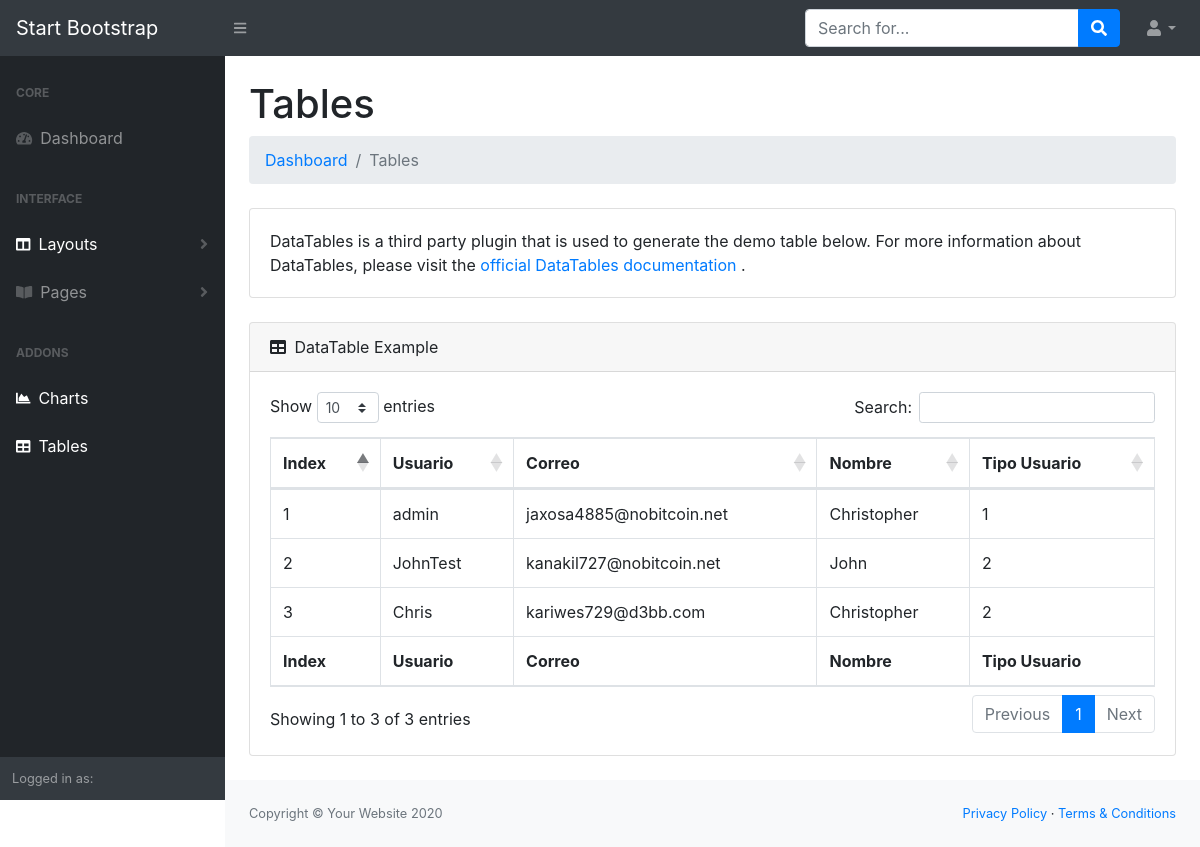
Page /tabla.php (signed in) on the committed database.
### tables this page shows
CREATE TABLE `usuarios` (
  `id` int(11) NOT NULL,
  `usuario` varchar(30) NOT NULL,
  `password` varchar(130) NOT NULL,
  `nombre` varchar(100) NOT NULL,
  `correo` varchar(80) NOT NULL,
  `last_session` datetime DEFAULT NULL,
  `activacion` int(11) NOT NULL DEFAULT 0,
  `token` varchar(40) NOT NULL,
  `token_password` varchar(100) DEFAULT NULL,
  `password_request` int(11) DEFAULT 0,
  `id_tipo` int(11) NOT NULL
);

### tabla.php (the view, shortened to what this page needs)
<?php
    require 'funcs/conexion.php';
    $id = $_SESSION['id_usuario'];
    $tipo_usuario = $_SESSION['tipo_usuario'];
    if($tipo_usuario == 1){
        $where = "";
    }else if($tipo_usuario == 2){
        $where = "WHERE id=$id";
    }
    $sql = "SELECT * FROM usuarios $where";
    $resultado = $mysqli->query($sql);
?>
<!DOCTYPE html>
<html lang="en">
    <head>
        <link href="css/styles.css" rel="stylesheet" />
        <link href="https://cdn.datatables.net/1.10.20/css/dataTables.bootstrap4.min.css" rel="stylesheet" />
    </head>
    <body class="sb-nav-fixed">
        <nav class="sb-topnav navbar navbar-expand navbar-dark bg-dark">
            <a class="navbar-brand" href="principal.php">Start Bootstrap</a>
            <button class="btn btn-link btn-sm order-1 order-lg-0" id="sidebarToggle" href="#"><i class="fas fa-bars"></i></button>
            <form class="d-none d-md-inline-block form-inline ml-auto mr-0 mr-md-3 my-2 my-md-0">
                <div class="input-group">
                    <input class="form-control" type="text" placeholder="Search for..." aria-label="Search" aria-describedby="basic-addon2" />
                    <div class="input-group-append">
                        <button class="btn btn-primary" type="button"><i class="fas fa-search"></i></button>
                    </div>
                </div>
            </form>
            <ul class="navbar-nav ml-auto ml-md-0">
                <li class="nav-item dropdown">
                    <a class="nav-link dropdown-toggle" id="userDropdown" href="#" role="button" data-toggle="dropdown" aria-haspopup="true" aria-expanded="false"><i class="fas fa-user fa-fw"></i></a>
                </li>
            </ul>
        </nav>
        <div id="layoutSidenav">
            <div id="layoutSidenav_nav">
                <nav class="sb-sidenav accordion sb-sidenav-dark" id="sidenavAccordion">
                    <div class="sb-sidenav-menu">
                        <div class="nav">
                            <div class="sb-sidenav-menu-heading">Core</div>
                            <a class="nav-link" href="principal.php">
                                <div class="sb-nav-link-icon"><i class="fas fa-tachometer-alt"></i></div>
                                Dashboard
                            </a>
                            <div class="sb-sidenav-menu-heading">Interface</div>
                            <a class="nav-link collapsed" href="" data-toggle="collapse" data-target="#collapseLayouts" aria-expanded="false" aria-controls="collapseLayouts">
                                <div class="sb-nav-link-icon"><i class="fas fa-columns"></i></div>
                                Layouts
                                <div class="sb-sidenav-collapse-arrow"><i class="fas fa-angle-down"></i></div>
                            </a>
                            <a class="nav-link collapsed" href="#" data-toggle="collapse" data-target="#collapsePages" aria-expanded="false" aria-controls="collapsePages">
                                <div class="sb-nav-link-icon"><i class="fas fa-book-open"></i></div>
                                Pages
                                <div class="sb-sidenav-collapse-arrow"><i class="fas fa-angle-down"></i></div>
                            </a>
                            <div class="sb-sidenav-menu-heading">Addons</div>
                            <a class="nav-link" href="">
                                <div class="sb-nav-link-icon"><i class="fas fa-chart-area"></i></div>
                                Charts
                            </a>
                            <a class="nav-link" href="">
                                <div class="sb-nav-link-icon"><i class="fas fa-table"></i></div>
                                Tables
                            </a>
                        </div>
                    </div>
                    <div class="sb-sidenav-footer">
                        <div class="small">Logged in as:</div>
                    </div>
                </nav>
            </div>
            <div id="layoutSidenav_content">
                <main>
                    <div class="container-fluid">
                        <h1 class="mt-4">Tables</h1>
                        <ol class="breadcrumb mb-4">
                            <li class="breadcrumb-item"><a href="principal.php">Dashboard</a></li>
                            <li class="breadcrumb-item active">Tables</li>
                        </ol>
                        <div class="card mb-4">
                            <div class="card-body">
                                DataTables is a third party plugin that is used to generate the demo table below. For more information about DataTables, please visit the
                                <a target="_blank" href="https://datatables.net/">official DataTables documentation</a>
                                .
                            </div>
                        </div>
                        <div class="card mb-4">
                            <div class="card-header">
                                <i class="fas fa-table mr-1"></i>
                                DataTable Example
                            </div>
                            <div class="card-body">
                                <div class="table-responsive">
                                    <table class="table table-bordered" id="dataTable" width="100%" cellspacing="0">
                                        <thead>
                                            <tr>
                                                <th>Index</th>
                                                <th>Usuario</th>
                                                <th>Correo</th>
                                                <th>Nombre</th>
                                                <th>Tipo Usuario</th>
                                            </tr>
                                        </thead>
                                        <tfoot>
                                            <tr>
                                                <th>Index</th>
                                                <th>Usuario</th>
                                                <th>Correo</th>
                                                <th>Nombre</th>
                                                <th>Tipo Usuario</th>
                                            </tr>
                                        </tfoot>
                                        <tbody>
                                            <?php $indice = 0;?>
                                            <?php while($row = $resultado->fetch_assoc()){ ?>
                                                <tr>
                                                <td><?php echo $indice = $indice+1; ?>
                                                <td><?php echo $row['usuario']; ?></td>
                                                <td><?php echo $row['correo']; ?></td>
                                                <td><?php echo $row['nombre']; ?></td>
                                                <td><?php echo $row['id_tipo']; ?></td>
                                                </tr>
                                                <?php } ?>
                                        </tbody>
                                    </table>
                                </div>
                            </div>
                        </div>
                    </div>
                </main>
                <footer class="py-4 bg-light mt-auto">
                    <div class="container-fluid">
                        <div class="d-flex align-items-center justify-content-between small">
                            <div class="text-muted">Copyright &copy; Your Website 2020</div>
                            <div>
                                <a href="#">Privacy Policy</a>
                                &middot;
                                <a href="#">Terms &amp; Conditions</a>
                            </div>
                        </div>
                    </div>
                </footer>
            </div>
        </div>
    </body>
</html>

### rows in the picture
usuarios: usuario "admin", correo "jaxosa4885@nobitcoin.net", nombre "Christopher", id_tipo "1"
usuarios: indice "2", usuario "JohnTest", correo "kanakil727@nobitcoin.net", nombre "John", id_tipo "2"
usuarios: indice "3", usuario "Chris", correo "kariwes729@d3bb.com", nombre "Christopher", id_tipo "2"
